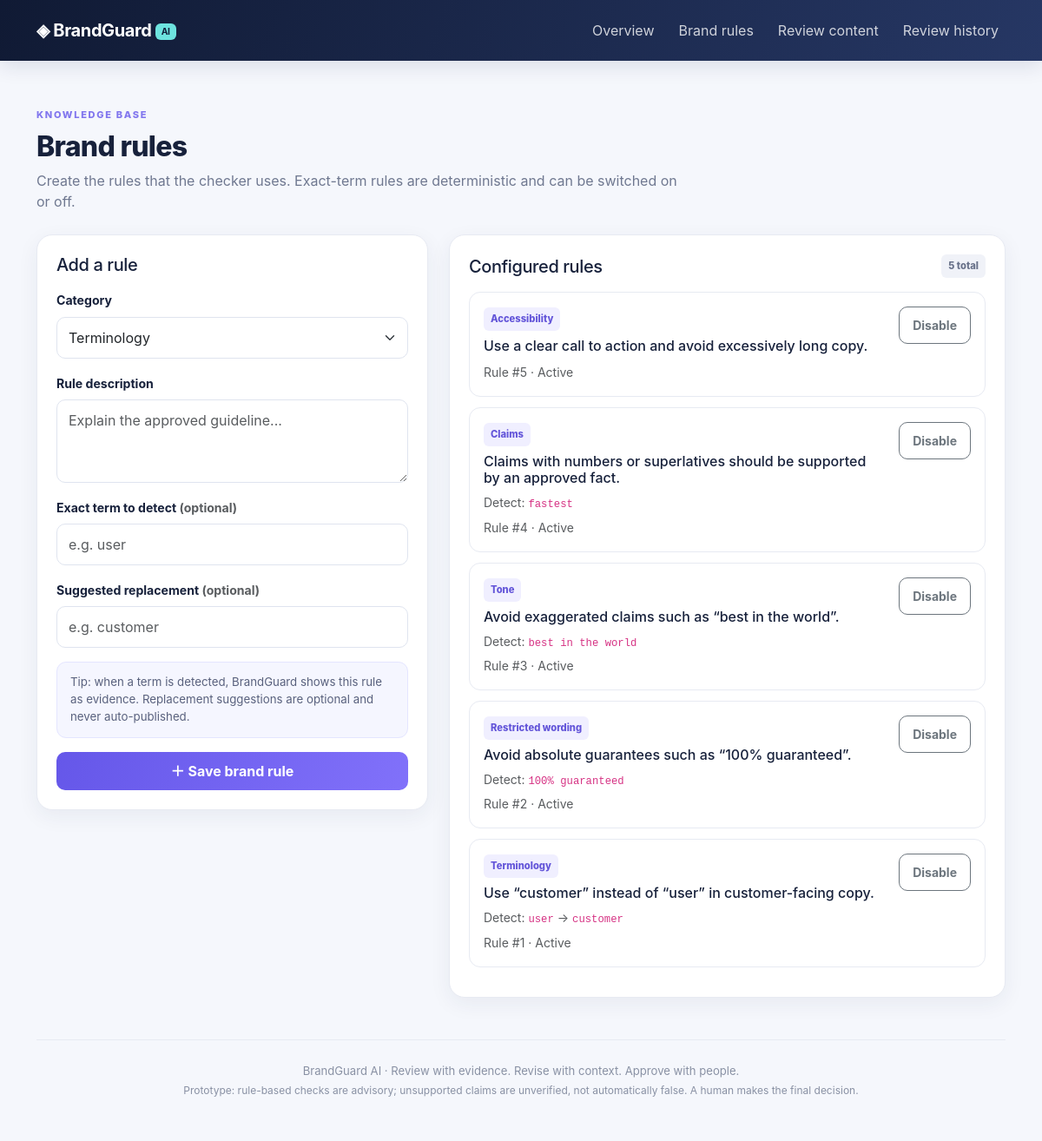
The app's page /rules with its own data.
### tables this page shows
CREATE TABLE rules (
        id INTEGER PRIMARY KEY AUTOINCREMENT,
        category TEXT NOT NULL,
        rule_text TEXT NOT NULL,
        term TEXT DEFAULT '',
        replacement TEXT DEFAULT '',
        active INTEGER NOT NULL DEFAULT 1,
        created_at TEXT NOT NULL
    );

### app.py (the view, shortened to what this page needs)
@app.route("/rules", methods=["GET", "POST"])
def rules():
    connection = db()
    rows = connection.execute("SELECT * FROM rules ORDER BY active DESC, id DESC").fetchall()
    return render_template("rules.html", rules=rows)

### app.py (called while the page is built)
def db():
    if "db" not in g:
        g.db = sqlite3.connect(DATABASE)
        g.db.row_factory = sqlite3.Row
        g.db.execute("PRAGMA foreign_keys = ON")
    return g.db

### templates/rules.html (shortened to what this page needs)
{% extends "base.html" %}
{% block content %}
<div class="page-heading"><span class="eyebrow">KNOWLEDGE BASE</span><h1 class="h2 mt-2">Brand rules</h1><p>Create the rules that the checker uses. Exact-term rules are deterministic and can be switched on or off.</p></div>
<div class="row g-4">
  <div class="col-lg-5"><section class="panel">
    <h2 class="h5 mb-3">Add a rule</h2>
    <form method="post">
      <label class="form-label" for="category">Category</label>
      <select class="form-select mb-3" id="category" name="category" required>
        <option>Terminology</option><option>Restricted wording</option><option>Tone</option><option>Claims</option><option>Messaging</option><option>Accessibility</option><option>Visual consistency</option>
      </select>
      <label class="form-label" for="rule_text">Rule description</label>
      <textarea class="form-control mb-3" id="rule_text" name="rule_text" rows="3" required placeholder="Explain the approved guideline..."></textarea>
      <label class="form-label" for="term">Exact term to detect <span class="text-muted">(optional)</span></label>
      <input class="form-control mb-3" id="term" name="term" placeholder="e.g. user">
      <label class="form-label" for="replacement">Suggested replacement <span class="text-muted">(optional)</span></label>
      <input class="form-control mb-3" id="replacement" name="replacement" placeholder="e.g. customer">
      <div class="hint-box mb-3">Tip: when a term is detected, BrandGuard shows this rule as evidence. Replacement suggestions are optional and never auto-published.</div>
      <button class="btn btn-brand w-100" type="submit">＋ Save brand rule</button>
    </form>
  </section></div>
  <div class="col-lg-7"><section class="panel">
    <div class="d-flex justify-content-between align-items-center mb-3"><h2 class="h5 mb-0">Configured rules</h2><span class="soft-badge">{{ rules|length }} total</span></div>
    {% for rule in rules %}
    <div class="rule-card {{ 'rule-inactive' if not rule.active }}">
      <div class="d-flex justify-content-between gap-3 align-items-start"><div><span class="category-tag">{{ rule.category }}</span><h3 class="h6 mt-2">{{ rule.rule_text }}</h3>
        {% if rule.term %}<p class="mb-1 small text-muted">Detect: <code>{{ rule.term }}</code>{% if rule.replacement %} → <code>{{ rule.replacement }}</code>{% endif %}</p>{% endif %}
        <small class="text-muted">Rule #{{ rule.id }} · {{ 'Active' if rule.active else 'Inactive' }}</small></div>
        <form method="post" action="{{ url_for('toggle_rule', rule_id=rule.id) }}"><button class="btn btn-sm {{ 'btn-outline-secondary' if rule.active else 'btn-outline-success' }}" type="submit">{{ 'Disable' if rule.active else 'Enable' }}</button></form>
      </div>
    </div>
    {% else %}<p class="text-muted">No rules yet.</p>{% endfor %}
  </section></div>
</div>
{% endblock %}

### templates/base.html (shortened to what this page needs)
<!doctype html>
<html lang="en">
<head>
  <link href="https://cdn.jsdelivr.net/npm/bootstrap@5.3.3/dist/css/bootstrap.min.css" rel="stylesheet">
  <link rel="stylesheet" href="{{ url_for('static', filename='style.css') }}">
</head>
<body>
<nav class="navbar navbar-expand-lg navbar-dark bg-brand">
  <div class="container">
    <a class="navbar-brand fw-bold" href="{{ url_for('index') }}">◈ BrandGuard <span class="ai-pill">AI</span></a>
    <div class="collapse navbar-collapse" id="nav">
      <div class="navbar-nav ms-auto">
        <a class="nav-link" href="{{ url_for('index') }}">Overview</a>
        <a class="nav-link" href="{{ url_for('rules') }}">Brand rules</a>
        <a class="nav-link" href="{{ url_for('new_review') }}">Review content</a>
        <a class="nav-link" href="{{ url_for('history') }}">Review history</a>
      </div>
    </div>
  </div>
</nav>
<main class="container py-4 py-lg-5">
  {% block content %}{% endblock %}
  <footer class="footer mt-5 pt-4">BrandGuard AI · Review with evidence. Revise with context. Approve with people.<br><small>Prototype: rule-based checks are advisory; unsupported claims are unverified, not automatically false. A human makes the final decision.</small></footer>
</main>
</body>
</html>

### static/style.css (style rules this page uses)
:root { --navy:#101a34;--navy2:#1d2d54;--violet:#7766f5;--cyan:#6de3df;--ink:#17213b;--muted:#6f7890;--line:#e7eaf2;--bg:#f5f7fc }
* { box-sizing:border-box }
body { background:var(--bg);color:var(--ink);font-family:Inter,ui-sans-serif,system-ui,-apple-system,"Segoe UI",sans-serif }
.bg-brand { background:linear-gradient(110deg,var(--navy),#263764);box-shadow:0 5px 24px #13204420 }
.navbar { padding:15px 0 }
.navbar-brand { letter-spacing:-.4px }
.ai-pill { font-size:.65rem;background:var(--cyan);color:#11203b;padding:3px 7px;border-radius:6px;vertical-align:middle }
.nav-link { color:#ffffffc9!important;margin-left:12px }
.eyebrow { font-size:.69rem;letter-spacing:1.7px;font-weight:800;color:#8176ee }
.stat-card,.panel { background:white;border:1px solid var(--line);border-radius:18px;padding:22px;box-shadow:0 7px 25px #1b2b5010 }
.panel h2 { letter-spacing:-.4px }
.page-heading { margin-bottom:26px }
.page-heading h1 { font-weight:800;letter-spacing:-.7px }
.page-heading p { max-width:750px;color:var(--muted) }
.form-control,.form-select { border-color:#dfe4ef;border-radius:10px;padding:11px 13px }
.form-label { font-weight:700;font-size:.88rem }
.btn { border-radius:10px;font-weight:700;padding:10px 15px }
.btn-brand { background:linear-gradient(110deg,#6557e9,#8171fa);color:white;border:0 }
.hint-box { padding:13px 15px;background:#f5f6ff;border:1px solid #e4e5ff;border-radius:11px;font-size:.83rem;color:#59617d }
.rule-card,.finding-card { border:1px solid var(--line);border-radius:13px;padding:16px;margin-bottom:12px }
.category-tag,.soft-badge { display:inline-block;border-radius:6px;background:#f0efff;color:#6355d9;padding:5px 8px;font-size:.7rem;font-weight:800 }
.soft-badge { background:#f0f2f8;color:#69728a }
.footer { border-top:1px solid var(--line);color:#8991a4;text-align:center;font-size:.82rem;line-height:1.7;padding-bottom:20px }
.footer small { font-size:.75rem }

### records on screen
rules: category "Accessibility", rule_text "Use a clear call to action and avoid excessively long copy.", id "5", active "Active", active "Disable"
rules: category "Claims", rule_text "Claims with numbers or superlatives should be supported by an approved fact.", term "fastest", id "4", active "Active", active "Disable"
rules: category "Tone", rule_text "Avoid exaggerated claims such as “best in the world”.", term "best in the world", id "3", active "Active", active "Disable"
rules: category "Restricted wording", rule_text "Avoid absolute guarantees such as “100% guaranteed”.", term "100% guaranteed", id "2", active "Active", active "Disable"
rules: category "Terminology", rule_text "Use “customer” instead of “user” in customer-facing copy.", term "user", replacement "customer", id "1", active "Active", active "Disable"

### other values on screen
{{ rules|length }} "5"
